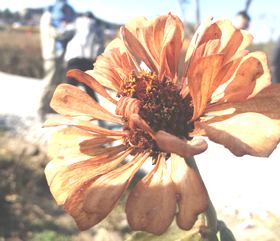
#> input picture 图像灰度处理/flower.jpg, 280 x 241 px
$ python code.py
#> lines starting #> are read from the running program, lines starting #| are printed output that depends on the picture
import numpy as np
import matplotlib.pyplot as plt

a = plt.imread("flower.jpg")
#> a is the input picture: shape (241, 280, 3); mean R, G, B 202.3, 175.5, 155.1
b = np.array([0.299,0.587,0.114])
x = np.dot(a, b)  # 将上面的RGB和b数组中的每个元素进行对位相乘，再相加，一定得到的是一个数字L
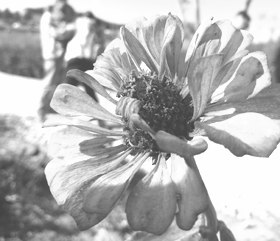
#> x: shape (241, 280) float64; min 63.85, max 255, mean 181.2
plt.imshow(x, cmap="gray")
plt.show()
